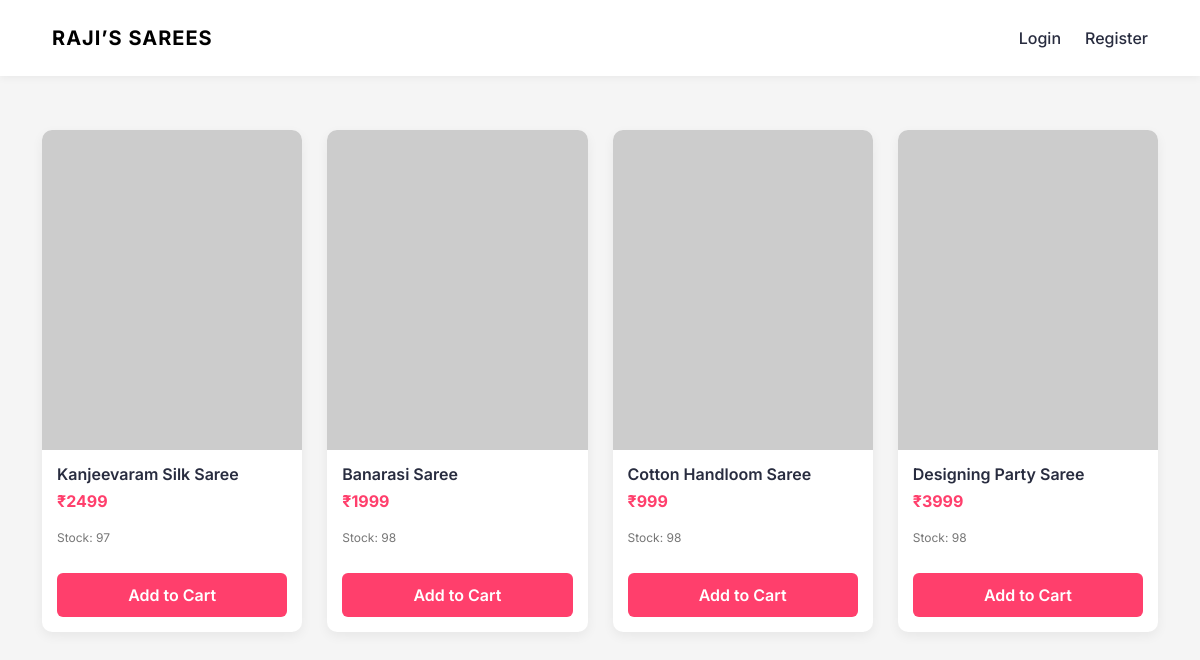
Before: / with the older database file.
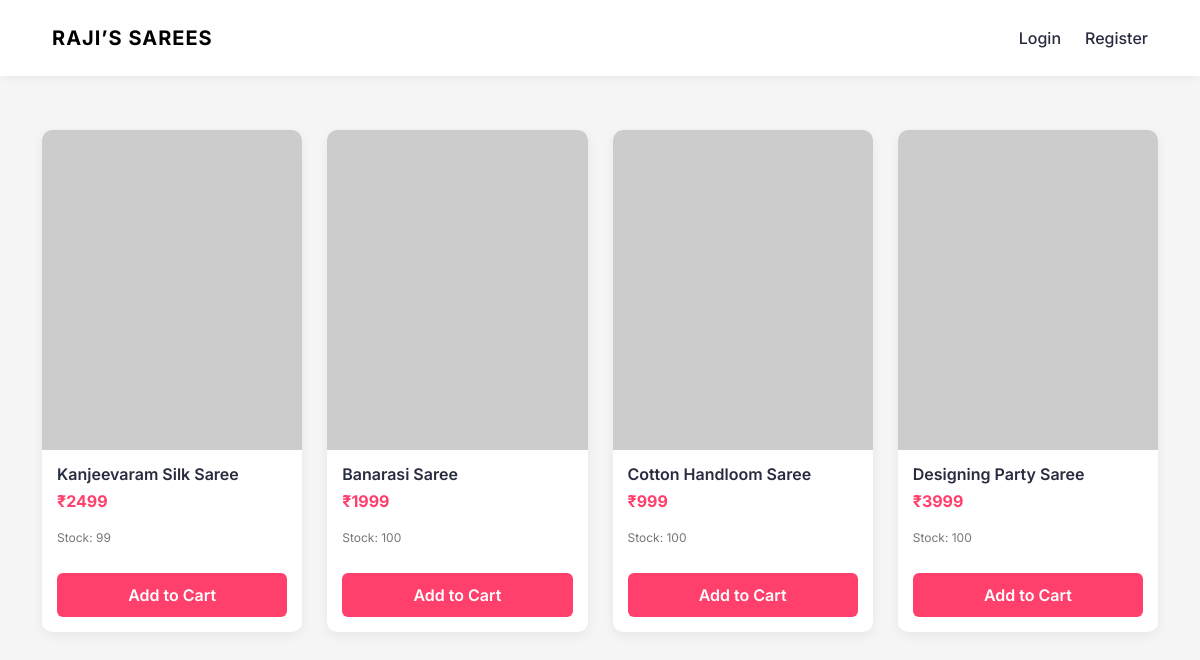
After: the same page with the newer database file.
### app.py (models this page shows)
class Product(db.Model):
    id = db.Column(db.Integer, primary_key=True)
    name = db.Column(db.String(150), nullable=False)
    price = db.Column(db.Integer, nullable=False)
    stock = db.Column(db.Integer, nullable=False)  # NEW
    image = db.Column(db.String(300), nullable=False)
    description = db.Column(db.Text, nullable=False)

### app.py (the view)
@app.route("/")
def home():
    products = Product.query.all()
    return render_template("home.html", sarees=products)

### app.py (called while the page is built, shortened)
@app.context_processor
def inject_cart_count():
    return {"cart_count": 0}

### templates/home.html (shortened to what this page needs)
{% extends "base.html" %}
{% block content %}
<div class="product-grid">
  {% for saree in sarees %}
  <div class="product-card">
    <a href="/product/{{ saree.id }}">
      <img src="{{ saree.image }}" class="product-img">
    </a>
    <div class="product-info">
      <h6>{{ saree.name }}</h6>
      <p class="price">₹{{ saree.price }}</p>
      <p class="stock">Stock: {{ saree.stock }}</p>
      <form action="/add-to-cart/{{ saree.id }}" method="POST">
        <button class="btn-buy">Add to Cart</button>
      </form>
    </div>
  </div>
  {% endfor %}
</div>
{% endblock %}

### templates/base.html (shortened to what this page needs)
<!DOCTYPE html>
<html lang="en">
<head>
    <link href="https://cdn.jsdelivr.net/npm/bootstrap@5.3.3/dist/css/bootstrap.min.css" rel="stylesheet">
    <link rel="stylesheet" href="{{ url_for('static', filename='css/style.css') }}">
</head>
<body>
<nav class="navbar navbar-expand-lg myntra-navbar">
  <div class="container">
    <a class="navbar-brand brand-logo" href="/">RAJI’S SAREES</a>
    <div class="ms-auto d-flex align-items-center gap-4">
      {% if current_user.is_authenticated %}
        <a href="/cart" class="nav-icon position-relative">
          🛒 Cart
          {% if cart_count > 0 %}
            <span class="cart-badge">{{ cart_count }}</span>
          {% endif %}
        </a>
        <a href="/orders" class="nav-icon">Orders</a>
        <a href="/logout" class="nav-icon">Logout</a>
      {% else %}
        <a href="/login" class="nav-icon">Login</a>
        <a href="/register" class="nav-icon">Register</a>
      {% endif %}
    </div>
  </div>
</nav>
<div class="container mt-4">
    {% block content %}{% endblock %}
</div>
</body>
</html>

### static/css/style.css (style rules this page uses)
* { margin: 0; padding: 0; box-sizing: border-box; }
body { font-family: 'Inter', sans-serif; background-color: #f5f5f6; color: #282c3f; }
body { background-color: #f5f5f5; }
.product-card { border: none; transition: transform 0.3s; }
.myntra-navbar { background: #ffffff; padding: 15px 0; box-shadow: 0 2px 10px rgba(0,0,0,0.05); }
.brand-logo { font-weight: 700; letter-spacing: 1px; }
.nav-icon { text-decoration: none; font-weight: 500; color: #282c3f; }
.product-grid { display: grid; grid-template-columns: repeat(auto-fill, minmax(250px, 1fr)); gap: 25px; padding: 30px 0; }
.product-card { background: #fff; border-radius: 10px; overflow: hidden; transition: all 0.3s ease; box-shadow: 0 4px 12px rgba(0,0,0,0.06); }
.product-img { width: 100%; height: 320px; object-fit: cover; }
.product-info { padding: 15px; }
.product-info h6 { font-weight: 600; margin-bottom: 5px; }
.price { color: #ff3f6c; font-weight: 700; }
.stock { font-size: 12px; color: #777; }
.btn-buy { width: 100%; background: #ff3f6c; color: #fff; border: none; padding: 10px; border-radius: 6px; margin-top: 10px; font-weight: 600; }
button { transition: all 0.3s ease; }
.navbar { display: flex; justify-content: space-between; align-items: center; padding: 18px 40px; background: #fff; box-shadow: 0 2px 8px rgba(0,0,0,0.05); }

Changed rows visible on the page:
changed Product "Kanjeevaram Silk Saree": stock "97" → "99"
changed Product "Banarasi Saree": stock "98" → "100"
changed Product "Cotton Handloom Saree": stock "98" → "100"
changed Product "Designing Party Saree": stock "98" → "100"
